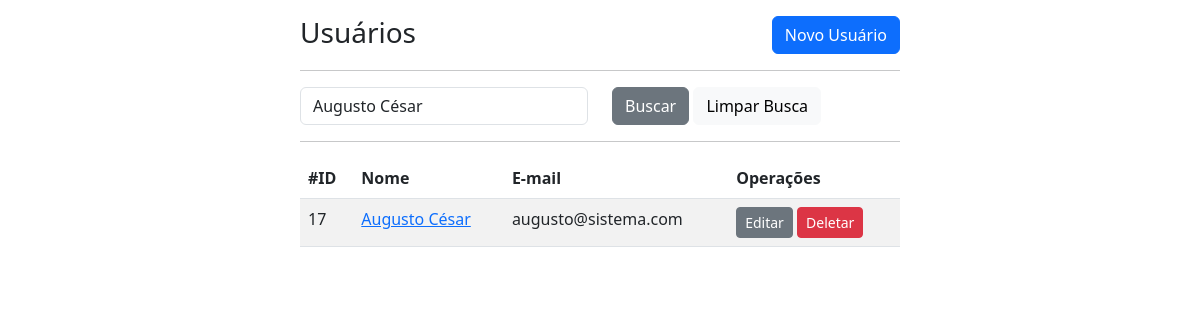
/usuarios/index.php?buscaUsuario=Augusto César, run on the app's committed database.
### tables this page shows
CREATE TABLE `usuarios` (
  `id` int(11) NOT NULL,
  `nome` varchar(80) DEFAULT NULL,
  `email` varchar(60) DEFAULT NULL,
  `senha` varchar(255) DEFAULT NULL,
  `criadoEm` datetime NOT NULL DEFAULT current_timestamp(),
  `modificadoEm` datetime DEFAULT NULL ON UPDATE current_timestamp()
);

### usuarios/index.php (the view, shortened to what this page needs)
<?php
    require_once '../core/conexao.php';
    if (!isset($_GET['buscaUsuario'])) {
        $sql = $pdo->prepare('SELECT * FROM usuarios');
    } else {
        $sql = $pdo->prepare('SELECT * FROM usuarios WHERE nome LIKE :nome');
        $sql->bindValue(':nome','%'.$_GET['buscaUsuario'].'%');
    }
    $sql->execute();
    $usuarios = $sql->fetchAll();
?>
<!doctype html>
<html lang="pt-br">
<head>
    <link href="https://cdn.jsdelivr.net/npm/bootstrap@5.3.0-alpha1/dist/css/bootstrap.min.css" rel="stylesheet">
</head>
<body class="d-flex justify-content-center">
    <div class="col-6">
        <h3 class="my-3 d-flex justify-content-between">Usuários <a href="frmCadastro.php" class="btn btn-primary">Novo Usuário</a> </h3>
        <hr>
            <form action="index.php">
                <div class="row">
                    <div class="col">
                        <?php
                            if (isset($_GET['buscaUsuario'])) {
                                $dadosBusca = filter_input(INPUT_GET,'buscaUsuario',FILTER_SANITIZE_SPECIAL_CHARS);
                            } else {
                                $dadosBusca = '';
                            }
                        ?>
                        <input class="form-control" type="text" id="buscaUsuario" name="buscaUsuario" placeholder="Buscar Usuário" value="<?php echo $dadosBusca; ?>" autocomplete="off">
                    </div>
                    <div class="col">
                        <button type="submit" class="btn btn-secondary">Buscar</button>
                        <a href="index.php" class="btn btn-light">Limpar Busca</a>
                    </div>
                </div>
            </form>
        <hr>
        <table class="table table-striped">
            <thead>
                <th>#ID</th>
                <th>Nome</th>
                <th>E-mail</th>
                <th>Operações</th>
            </thead>
            <tbody>
                <?php foreach ($usuarios as $usuario) { ?>
                    <tr>
                        <td><?php echo $usuario->id; ?></td>
                        <td>
                            <a href="frmEdicao.php?id=<?php echo $usuario->id; ?>">
                                <?php echo $usuario->nome; ?>
                            </a>
                        </td>
                        <td><?php echo $usuario->email; ?></td>
                        <td>
                            <a href="frmEdicao.php?id=<?php echo $usuario->id; ?>" class="btn btn-sm btn-secondary">Editar</a>
                            <a href="_deletar.php?id=<?php echo $usuario->id; ?>" class="btn btn-sm btn-danger">Deletar</a>
                        </td>
                    </tr>
                <?php } ?>
            </tbody>
        </table>
    </div>
</body>
</html>

### data on the page
usuarios: id "17", nome "Augusto César", email "augusto@sistema.com"
